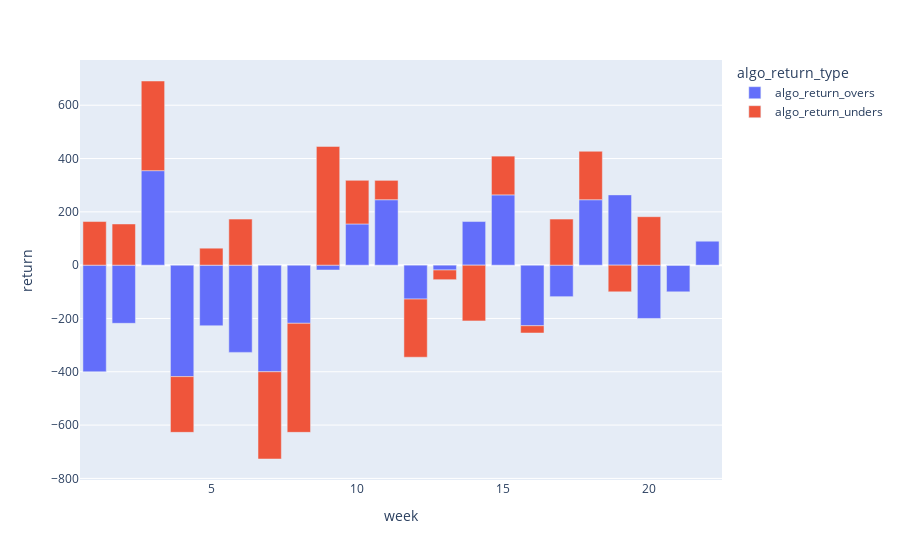

Here is the notebook cell this chart was saved with:
### Code cell
# Week by week return 

fig = px.bar(test_pivoted, x="week", y="return", color='algo_return_type')
fig.show()

### Figure 1 — Plotly figure (JSON) as saved in the notebook; plotly's stock layout.template omitted (floating-point values rounded to 4 significant figures)
{"data": [{"alignmentgroup": "True", "hovertemplate": "algo_return_type=algo_return_overs<br>week=%{x}<br>return=%{y}<extra></extra>", "legendgroup": "algo_return_overs", "marker": {"color": "#636efa"}, "name": "algo_return_overs", "offsetgroup": "algo_return_overs", "orientation": "v", "showlegend": true, "textposition": "auto", "type": "bar", "x": [1, 2, 3, 4, 5, 6, 7, 8, 9, 10, 11, 12, 13, 14, 15, 16, 17, 18, 19, 20, 21, 22], "xaxis": "x", "y": [-400, -218.2, 354.5, -418.2, -227.3, -327.3, -400, -218.2, -18.18, 154.5, 245.5, -127.3, -18.18, 163.6, 263.6, -227.3, -118.2, 245.5, 263.6, -200, -100, 90.91], "yaxis": "y"}, {"alignmentgroup": "True", "hovertemplate": "algo_return_type=algo_return_unders<br>week=%{x}<br>return=%{y}<extra></extra>", "legendgroup": "algo_return_unders", "marker": {"color": "#EF553B"}, "name": "algo_return_unders", "offsetgroup": "algo_return_unders", "orientation": "v", "showlegend": true, "textposition": "auto", "type": "bar", "x": [1, 2, 3, 4, 5, 6, 7, 8, 9, 10, 11, 12, 13, 14, 15, 16, 17, 18, 19, 20, 21, 22], "xaxis": "x", "y": [163.6, 154.5, 336.4, -209.1, 63.64, 172.7, -327.3, -409.1, 445.5, 163.6, 72.73, -218.2, -36.36, -209.1, 145.5, -27.27, 172.7, 181.8, -100, 181.8, 0, 0], "yaxis": "y"}], "layout": {"barmode": "relative", "legend": {"title": {"text": "algo_return_type"}, "tracegroupgap": 0}, "margin": {"t": 60}, "xaxis": {"anchor": "y", "domain": [0, 1], "title": {"text": "week"}}, "yaxis": {"anchor": "x", "domain": [0, 1], "title": {"text": "return"}}}}
